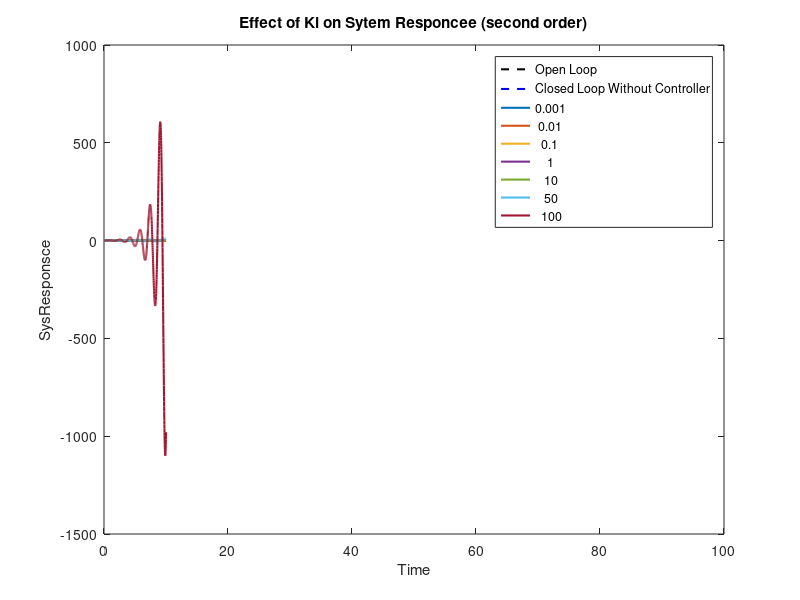

Here is the MATLAB script that generated this plot:


num=1;
den=[1 5 6];

sys=tf(num,den);

t=0:0.01:10;

ki_values= [0.001 ,0.01 ,0.1 ,1 10 ,50,100];


figure;

OpenLoopRes= step(sys,t);
plot(t,OpenLoopRes,'k--','LineWidth',1.5);

hold on

ClosedLoopResWithoutController=step(sys/(1+sys),t);
plot(t,ClosedLoopResWithoutController,'b--','LineWidth',1.5);

hold on

for i = 1: length(ki_values)
    ki=ki_values(i);
   I_controller = tf(ki,[1 0]);
   SysWithController = series(I_controller , sys);
    closedLoopSysWithController = feedback(SysWithController,1 );
    
    SysResWithController = step(closedLoopSysWithController ,t);
   
    plot(t,SysResWithController,'LineWidth',1.5);
    
    hold on 
end

xlim([0 ,100]);

title ('Effect of Ki on Sytem Responcee (second order)');
xlabel('Time');
ylabel('SysResponsce');

legend (['Open Loop';'Closed Loop Without Controller';cellstr(num2str(ki_values'))]);
